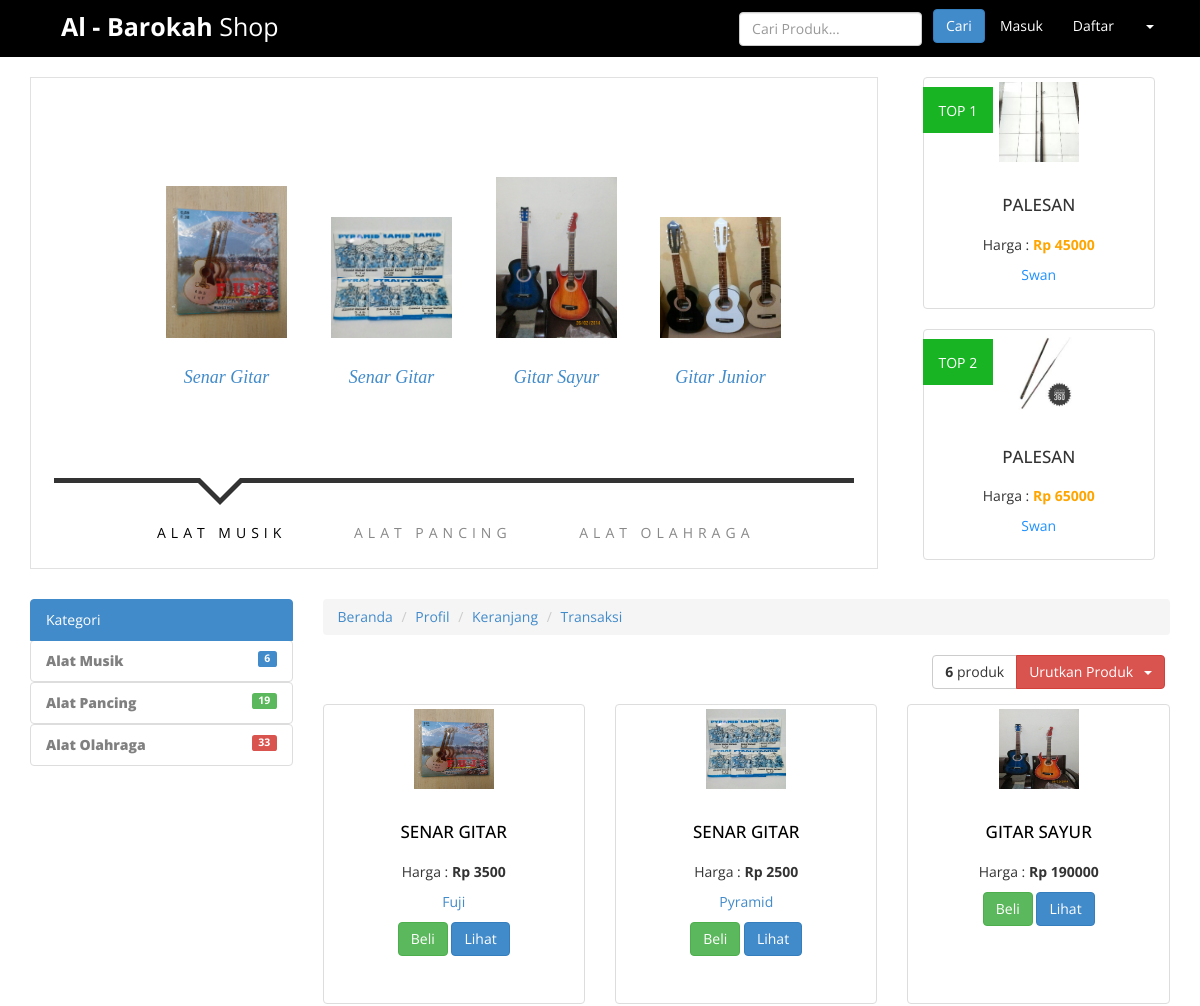
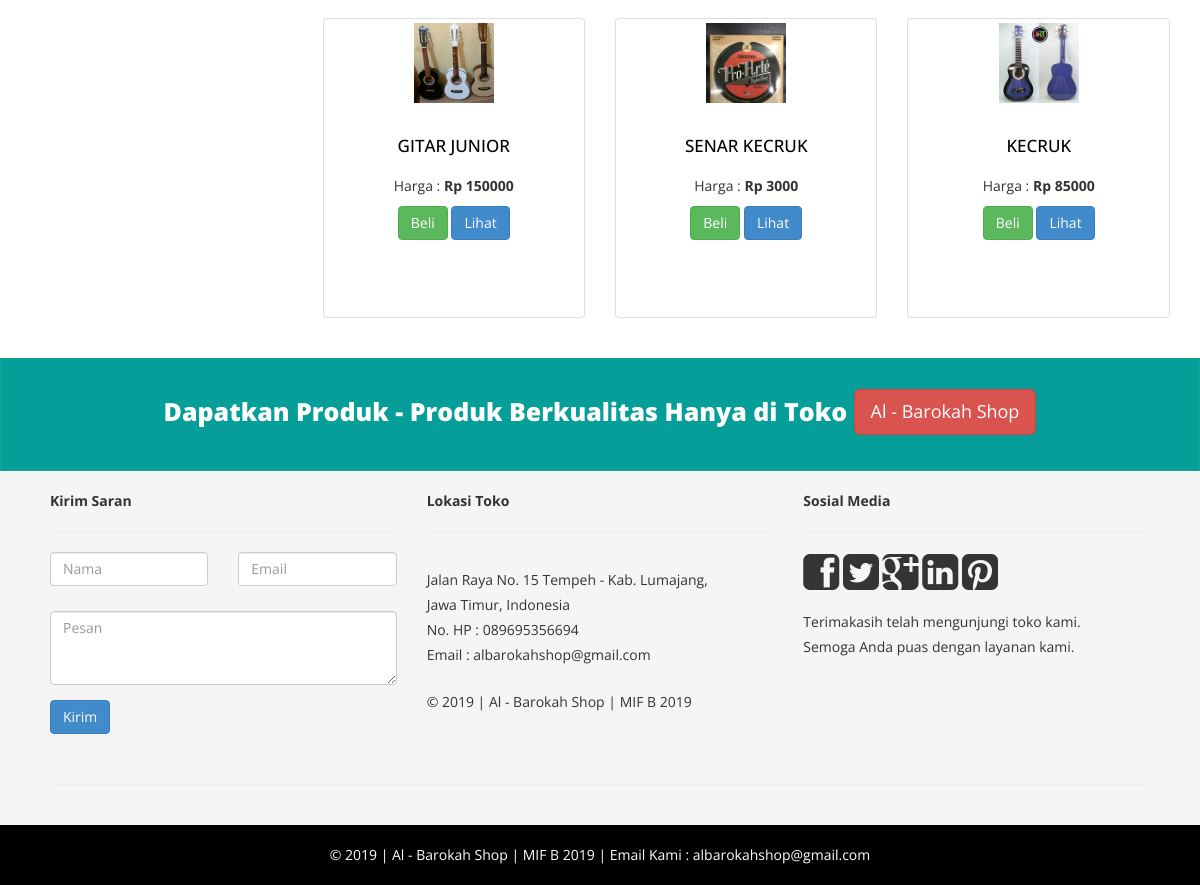
The app's page /index.php/beranda/kategori_alat_musik with its own data (2 pictures, top to bottom).
### tables this page shows
CREATE TABLE `produk` (
  `id_produk` int(11) NOT NULL,
  `nama_produk` varchar(50) NOT NULL,
  `merek` varchar(30) NOT NULL,
  `ukuran` varchar(10) NOT NULL,
  `harga_produk` int(7) NOT NULL,
  `berat` int(11) NOT NULL,
  `stok_produk` int(5) NOT NULL,
  `kategori` varchar(15) NOT NULL,
  `foto` varchar(100) NOT NULL,
  `terjual` int(11) NOT NULL
);

### application/controllers/Beranda.php (called while the page is built, shortened)
<?php
class Beranda extends CI_Controller {
	public function __construct(){
		$this->load->helper(array('url'));
		$this->load->model('Model_Produk');
		$this->load->model('Model_pelanggan');
	}
	public function kategori_alat_musik()
	{
			$data = array(
				'data1'=>$this->Model_Produk->get_header_produk_terbaru_alat_musik(),
				'data2'=>$this->Model_Produk->get_header_produk_terbaru_alat_pancing(),
				'data3'=>$this->Model_Produk->get_header_produk_terbaru_alat_olahraga(),
				'data4'=>$this->Model_Produk->get_produk_header_populer());
			$this->load->view('header',$data);
			$data = array(
				'data1'=>$this->Model_Produk->get_jumlah_produk_alat_musik(),
				'data2'=>$this->Model_Produk->get_jumlah_produk_alat_pancing(),
				'data3'=>$this->Model_Produk->get_jumlah_produk_alat_olahraga());
			$this->load->view('sidebar_kiri',$data);
			$data = array(
				'data1'=>$this->Model_Produk->get_jumlah_produk_alat_musik(),
				'data2'=>$this->Model_Produk->get_produk_terbaru_alat_musik());
			$this->load->view('kategori_alat_musik',$data);
			$this->load->view('footer');
	}
}

### index.php (called while the page is built, shortened)
<?php
require_once BASEPATH.'core/CodeIgniter.php';

### application/models/Model_Produk.php (called while the page is built, shortened)
<?php
class Model_Produk extends CI_Model {
	function get_jumlah_produk_alat_musik(){
		$query = $this->db->query("SELECT COUNT(*) as total FROM produk WHERE kategori='Alat Musik'");
		return $query->result();
	}
	function get_produk_header_populer(){
		$query = $this->db->query("SELECT * FROM produk ORDER BY terjual DESC LIMIT 1,2");
		return $query->result();
	}
	function get_produk_terbaru_alat_musik(){
		$query = $this->db->query("SELECT * FROM produk WHERE kategori='Alat Musik' ORDER BY id_produk DESC");
		return $query->result();
	}
	function get_header_produk_terbaru_alat_musik(){
		$query = $this->db->query("SELECT * FROM produk WHERE kategori='Alat Musik' ORDER BY id_produk DESC LIMIT 0,4");
		return $query->result();
	}
}

### application/views/kategori_alat_musik.php (the view, shortened to what this page needs)
        <div class="col-md-9">
            <div>
                <ol class="breadcrumb">
                    <li><a href="<?= base_url('beranda_pelanggan');?>">Beranda</a></li>
                    <li><a href="<?= base_url('beranda_pelanggan/profil_pelanggan');?>">Profil</a></li>
                    <li><a href="<?= base_url('beranda_pelanggan/keranjang');?>">Keranjang</a></li>
                    <li><a href="<?= base_url('beranda_pelanggan/transaksi');?>">Transaksi</a></li>
                </ol>
            </div>
            <div class="row">
                <div class="btn-group alg-right-pad">
                    <?php
                    foreach ($data1 as $row):
                    ?>
                    <button type="button" class="btn btn-default"><strong><?= $row->total;?>  </strong>produk</button>
                    <?php
                    endforeach;?>
                    <div class="btn-group">
                        <button type="button" class="btn btn-danger dropdown-toggle" data-toggle="dropdown">
                            Urutkan Produk &nbsp;
  <span class="caret"></span>
                        </button>
                    </div>
                </div>
            </div>
            <div class="row">
                <?php
                foreach ($data2 as $row):
                ?>
                <div class="col-md-4 text-center col-sm-6 col-xs-6">
                    <div class="thumbnail product-box" style="height: 300px;">
                        <img src="<?= base_url('assets/');?>img/images_produk/<?= $row->foto;?>" alt="" style="height:80px; width:80px;"/>
                        <div class="caption">
                            <h3><a href="#"><?= $row->nama_produk;?></a></h3>
                            <p>Harga : <strong>Rp <?= $row->harga_produk;?></strong>  </p>
                            <p><a href="#"><?= $row->merek;?></a></p>
                            <p><a href="<?= base_url('auth');?>" class="btn btn-success" role="button">Beli</a> <a href="#" class="btn btn-primary" role="button">Lihat</a></p>
                        </div>
                    </div>
                </div>
                <?php $no++;
                endforeach;?>
            </div>
        </div>
    </div>
</div>

### application/views/header.php (shortened to what this page needs)
<!DOCTYPE html>
<html lang="en">
<head>
    <link href="<?= base_url('assets/');?>css/bootstrap.css" rel="stylesheet">
    <link href="<?= base_url('assets/');?>css/font-awesome.min.css" rel="stylesheet" />
    <link href="<?= base_url('assets/');?>ItemSlider/css/main-style.css" rel="stylesheet" />
    <link href="<?= base_url('assets/');?>css/style.css" rel="stylesheet" />
</head>
<body>
    <nav class="navbar navbar-default" role="navigation">
        <div class="container-fluid">
            <div class="navbar-header">
                <a class="navbar-brand" href="<?= base_url('beranda');?>"><strong>Al - Barokah</strong> Shop</a>
            </div>
            <div class="collapse navbar-collapse" id="bs-example-navbar-collapse-1">
                <ul class="nav navbar-nav navbar-right">
                    <li><a href="<?= base_url('auth');?>">Masuk</a></li>
                    <li><a href="<?= base_url('auth/daftar');?>">Daftar</a></li>
                    <li class="dropdown">
                        <a href="#" class="dropdown-toggle" data-toggle="dropdown"> <b class="caret"></b></a>
                    </li>
                </ul>
                <form class="navbar-form navbar-right" role="sea
                <form class="navbar-form navbar-right" role="search" method="post" action="<?= base_url('beranda/pencarian_beranda');?>">
                    <div class="form-group">
                        <input type="text" placeholder="Cari Produk..." class="form-control" name="pencarian" value="">
                    </div>
                    <button type="submit" class="btn btn-primary">Cari</button>
                </form>
            </div>
        </div>
    </nav>
    <div class="container">
        <div class="row">
            <div class="col-md-9">
                <div class="main box-border">
                    <div id="mi-slider" class="mi-slider">
                        <ul>
                            <?php
                            foreach ($data1 as $row):
                            ?>
                            <li><a href="<?= base_url('beranda/detail_produk/'.$row->id_produk);?>">
                                <img src="<?= base_url('assets/');?>img/images_produk/<?= $row->foto;?>" alt="Alat_Musik"><h4><?= $row->nama_produk;?></h4>
                            </a></li>
                            <?php $no++;
                            endforeach;?>
                        </ul>
                        <ul>
                        </ul>
                        <ul>
                        </ul>
                        <nav>
                            <a href="#">Alat Musik</a>
                            <a href="#">Alat Pancing</a>
                            <a href="#">Alat Olahraga</a>
                        </nav>
                    </div>
                </div>
                <br />
            </div>
            <div class="col-md-3 text-center">
                <?php
                $no=1;
                foreach ($data4 as $row):
                ?>
                <div class=" col-md-12 col-sm-6 col-xs-6" >
                    <div class="offer-text">
                        <div class="anic">TOP <?php echo $no;?></div>
                    </div>
                    <a href="<?= base_url('beranda/detail_produk/'.$row->id_produk);?>">
                    <div class="thumbnail product-box">
                        <img src="<?= base_url('assets/');?>img/images_produk/<?= $row->foto;?>" alt="" style="height:80px; width:80px;"/>
                        <div class="caption">
                            <h3><?= $row->nama_produk;?></h3>
                            <p>Harga : <strong><font color="orange">Rp <?= $row->harga_produk;?></font></strong></p>
                            <p><font color="DodgerBlue"><?= $row->merek;?></font></p>
                        </div>
                    </div>
                </a>
                </div>
                <?php $no++;
                endforeach;?>
            </div>
        </div>

### records on screen
produk: foto (picture), nama_produk "Senar Gitar", nama_produk "SENAR GITAR", harga_produk "3500", merek "Fuji"
produk: foto (picture), nama_produk "Senar Gitar", nama_produk "SENAR GITAR", harga_produk "2500", merek "Pyramid"
produk: foto (picture), nama_produk "Gitar Sayur", nama_produk "GITAR SAYUR", harga_produk "190000"
produk: foto (picture), nama_produk "Gitar Junior", nama_produk "GITAR JUNIOR", harga_produk "150000"
produk: foto (picture), nama_produk "PALESAN", harga_produk "45000", merek "Swan"
produk: foto (picture), nama_produk "PALESAN", harga_produk "65000", merek "Swan"
produk: foto (picture), nama_produk "SENAR KECRUK", harga_produk "3000"
produk: foto (picture), nama_produk "KECRUK", harga_produk "85000"

### other values on screen
$row->total "6"
$row->total "19"
$row->total "33"
